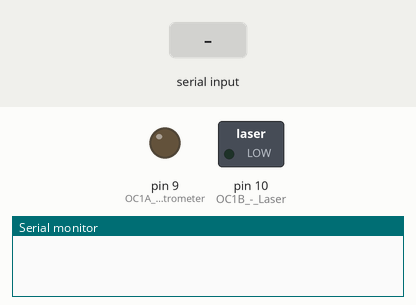
Simulated run of this sketch. Board: Arduino Uno, built with avr-gcc and run on an emulated ATmega328P. Shown: switched loads named in the sketch (green lamp = pin HIGH), output pins drawn as LEDs (lit = HIGH), the last lines printed to the serial monitor. Inputs (shaded band) come from the test bench.

Above: at 1.2 s.
1.3 s: "S" received over Serial
At 2.5 s:
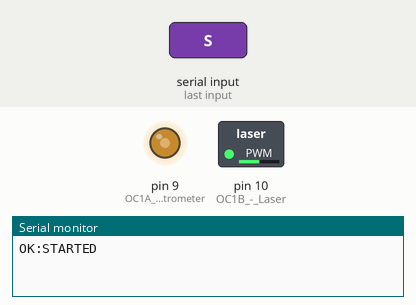
2.8 s: "X" received over Serial
At 3.7 s:
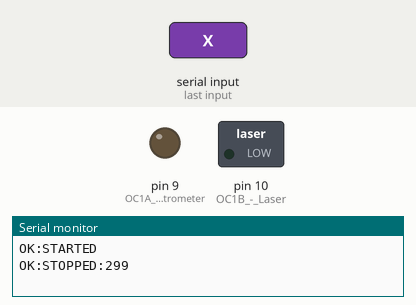
Timing chart, 0 to 5.8 s (numbered marks = the images above; inputs shaded):
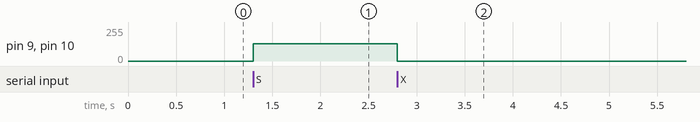

Measured:
- after the input at 1.3 s, pin 9 (OC1A_-_Spectrometer), pin 10 (OC1B_-_Laser): 0/255 → 128/255 at once
- after the input at 2.8 s, pin 9 (OC1A_-_Spectrometer), pin 10 (OC1B_-_Laser): 128/255 → 0/255 at once

The sketch:

laser_sync_V2.ino
```cpp
/*
 * Dual-Channel Synchronized Trigger Generator
 * Simplified Binary-Only Protocol
 *
 * Hardware: Arduino Uno
 * Pin 9  (OC1A): Spectrometer trigger output
 * Pin 10 (OC1B): Laser driver trigger output
 *
 * Binary Protocol Commands:
 * 'S' - Start triggers
 * 'X' - Stop triggers
 * 'Q' - Query status
 * 'P' + 10 bytes - Set all parameters
 */

// Control structure
struct Config {
  uint32_t cycles;      // Number of cycles (0 = continuous)
  uint16_t frequency;   // Frequency in Hz (1-1000)
  uint8_t duty_spec;    // Spectrometer duty cycle (0-100%)
  uint8_t duty_laser;   // Laser duty cycle (0-100%)
  int16_t offset_us;    // Laser offset in microseconds (signed)
} config;

// State variables
volatile bool running = false;
volatile uint32_t cycle_count = 0;
volatile bool cycle_complete = false;

// Timer parameters
uint16_t timer_top;
uint16_t spec_compare;
uint16_t laser_compare;

void setup() {
  Serial.begin(115200);

  // Initialize default config
  config.cycles = 0;        // Continuous
  config.frequency = 100;   // 100 Hz
  config.duty_spec = 50;    // 50%
  config.duty_laser = 50;   // 50%
  config.offset_us = 0;     // No offset

  // Setup Timer1 for PWM
  setupTimer();

  // Don't print anything on startup - stay silent
}

void loop() {
  // Process serial commands
  if (Serial.available() > 0) {
    char cmd = Serial.read();

    switch (cmd) {
      case 'S':  // Start
        startTriggers();
        Serial.println(F("OK:STARTED"));
        break;

      case 'X':  // Stop
        stopTriggers();
        Serial.print(F("OK:STOPPED:"));
        Serial.println(cycle_count);
        break;

      case 'Q':  // Query status
        Serial.print(F("STATUS,"));
        Serial.print(running ? 1 : 0);
        Serial.print(',');
        Serial.print(cycle_count);
        Serial.print(',');
        Serial.print(config.frequency);
        Serial.print(',');
        Serial.print(config.duty_spec);
        Serial.print(',');
        Serial.print(config.duty_laser);
        Serial.print(',');
        Serial.println(config.offset_us);
        break;

      case 'P':  // Set all parameters (10 bytes follow)
        if (waitForBytes(10)) {
          // Read parameters
          config.cycles = readUint32();
          config.frequency = readUint16();
          config.duty_spec = Serial.read();
          config.duty_laser = Serial.read();
          config.offset_us = (int16_t)readUint16();

          // Validate
          if (config.frequency >= 1 && config.frequency <= 1000 &&
              config.duty_spec <= 100 && config.duty_laser <= 100) {

            // Recalculate timer if running
            if (running) {
              stopTriggers();
              calculateTimerParams();
              setupTimer();
              startTriggers();
            } else {
              calculateTimerParams();
              setupTimer();
            }

            Serial.println(F("OK:PARAMS_SET"));
          } else {
            Serial.println(F("ERR:PARAM_RANGE"));
          }
        } else {
          Serial.println(F("ERR:TIMEOUT"));
        }
        break;

      default:
        // Unknown command - ignore silently
        break;
    }

    // Flush any remaining bytes (newlines, etc)
    delay(10);
    while (Serial.available() > 0) {
      Serial.read();
    }
  }

  // Check if cycle count reached
  if (running && config.cycles > 0 && cycle_complete) {
    cycle_complete = false;
    if (cycle_count >= config.cycles) {
      stopTriggers();
      Serial.println(F("OK:CYCLES_COMPLETE"));
    }
  }
}

// ============================================================================
// TIMER FUNCTIONS
// ============================================================================

void setupTimer() {
  // Stop timer
  TCCR1B = 0;

  // Configure pins as outputs
  pinMode(9, OUTPUT);   // OC1A - Spectrometer
  pinMode(10, OUTPUT);  // OC1B - Laser

  // Calculate timer parameters
  calculateTimerParams();

  // Phase and Frequency Correct PWM mode (mode 8)
  // COM1A1, COM1B1 = 1 for non-inverting mode
  TCCR1A = (1 << COM1A1) | (1 << COM1B1) | (1 << WGM10);

  // WGM13 = 1 for phase/freq correct PWM with ICR1 as TOP
  // CS11 = 1 for prescaler = 8
  TCCR1B = (1 << WGM13) | (1 << CS11);

  // Set TOP value
  ICR1 = timer_top;

  // Set compare values
  OCR1A = spec_compare;
  OCR1B = laser_compare;

  // Enable overflow interrupt for cycle counting
  TIMSK1 = (1 << TOIE1);

  // Start with outputs low
  digitalWrite(9, LOW);
  digitalWrite(10, LOW);
}

void calculateTimerParams() {
  // Calculate TOP for frequency
  timer_top = 16000000UL / (2 * 8 * (uint32_t)config.frequency);

  // Calculate base duty cycle values WITHOUT offset
  spec_compare = ((uint32_t)timer_top * config.duty_spec) / 100;
  laser_compare = ((uint32_t)timer_top * config.duty_laser) / 100;

}

void startTriggers() {
  cycle_count = 0;
  cycle_complete = false;

  // Stop timer
  TCCR1A = 0;
  TCCR1B = 0;
  TCNT1 = 0;

  // Force outputs LOW initially
  pinMode(9, OUTPUT);
  pinMode(10, OUTPUT);
  digitalWrite(9, LOW);
  digitalWrite(10, LOW);

  // Set TOP and compare values
  ICR1 = timer_top;
  OCR1A = spec_compare;
  OCR1B = laser_compare;

  // Use Fast PWM mode (mode 14) instead of Phase-Correct
  // In Fast PWM:
  // - Timer counts up from 0 to TOP
  // - Output goes HIGH at BOTTOM (0)
  // - Output goes LOW at compare match
  // - Rising edge is predictable at timer=0

  TCCR1A = (1 << COM1A1) | (1 << COM1B1) | (1 << WGM11);  // Fast PWM, non-inverting
  TCCR1B = (1 << WGM13) | (1 << WGM12) | (1 << CS11);      // Fast PWM mode 14, prescaler=8

  // For negative offset: delay the spec channel instead
  // This way laser rising edge comes first
  if (config.offset_us < 0) {
    // Laser fires first - delay spec by |offset|
    int32_t offset_ticks = -(int32_t)config.offset_us * 2;
    OCR1A = spec_compare + offset_ticks;  // Delay spec
    OCR1B = laser_compare;                 // Laser at normal time
  } else if (config.offset_us > 0) {
    // Spec fires first - delay laser
    int32_t offset_ticks = (int32_t)config.offset_us * 2;
    OCR1A = spec_compare;                  // Spec at normal time
    OCR1B = laser_compare + offset_ticks;  // Delay laser
  }

  // Enable overflow interrupt
  TIMSK1 = (1 << TOIE1);

  running = true;
}

void stopTriggers() {
  running = false;

  // Stop timer by clearing prescaler bits
  TCCR1B = (1 << WGM13);  // ← Keep WGM13, just remove CS11

  // Set outputs low
  digitalWrite(9, LOW);
  digitalWrite(10, LOW);
}

// Timer1 overflow interrupt - count cycles
ISR(TIMER1_OVF_vect) {
  if (running) {
    cycle_count++;
    cycle_complete = true;
  }
}

// ============================================================================
// HELPER FUNCTIONS
// ============================================================================

bool waitForBytes(uint8_t count) {
  uint32_t start = millis();
  while (Serial.available() < count) {
    if (millis() - start > 5000) {  // 5 second timeout
      return false;
    }
    delay(1);
  }
  return true;
}

uint32_t readUint32() {
  uint32_t value = 0;
  value |= (uint32_t)Serial.read();
  value |= (uint32_t)Serial.read() << 8;
  value |= (uint32_t)Serial.read() << 16;
  value |= (uint32_t)Serial.read() << 24;
  return value;
}

uint16_t readUint16() {
  uint16_t value = 0;
  value |= (uint16_t)Serial.read();
  value |= (uint16_t)Serial.read() << 8;
  return value;
}
```
